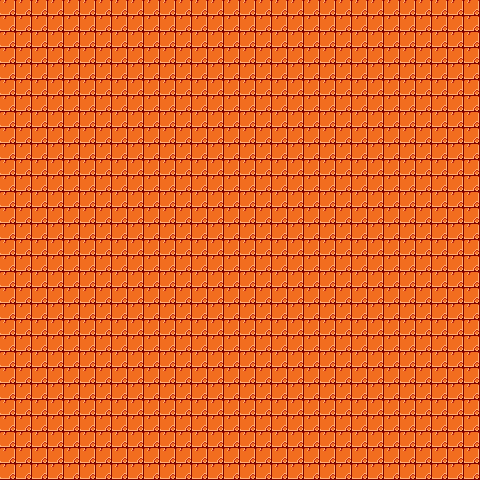

Rendered tile map (Tiled .tmx) drawn with the repository's tilesets; below, a short description and the full map source, tile grids included:
An orthogonal 30x30 tile map with 16x16 px tiles, 1 tile layer (Camada de Tiles 1).

<map version="1.8" tiledversion="1.8.5" orientation="orthogonal" renderorder="right-down" width="30" height="30" tilewidth="16" tileheight="16" infinite="0" nextlayerid="3" nextobjectid="1">
 <tileset firstgid="1" source="DesertSands.tsx" />
 <layer id="1" name="Camada de Tiles 1" width="30" height="30">
  <data encoding="csv">
29,29,29,29,29,29,29,29,29,29,29,29,29,29,29,29,29,29,29,29,29,29,29,29,29,29,29,29,29,29,
29,29,29,29,29,29,29,29,29,29,29,29,29,29,29,29,29,29,29,29,29,29,29,29,29,29,29,29,29,29,
29,29,29,29,29,29,29,29,29,29,29,29,29,29,29,29,29,29,29,29,29,29,29,29,29,29,29,29,29,29,
29,29,29,29,29,29,29,29,29,29,29,29,29,29,29,29,29,29,29,29,29,29,29,29,29,29,29,29,29,29,
29,29,29,29,29,29,29,29,29,29,29,29,29,29,29,29,29,29,29,29,29,29,29,29,29,29,29,29,29,29,
29,29,29,29,29,29,29,29,29,29,29,29,29,29,29,29,29,29,29,29,29,29,29,29,29,29,29,29,29,29,
29,29,29,29,29,29,29,29,29,29,29,29,29,29,29,29,29,29,29,29,29,29,29,29,29,29,29,29,29,29,
29,29,29,29,29,29,29,29,29,29,29,29,29,29,29,29,29,29,29,29,29,29,29,29,29,29,29,29,29,29,
29,29,29,29,29,29,29,29,29,29,29,29,29,29,29,29,29,29,29,29,29,29,29,29,29,29,29,29,29,29,
29,29,29,29,29,29,29,29,29,29,29,29,29,29,29,29,29,29,29,29,29,29,29,29,29,29,29,29,29,29,
29,29,29,29,29,29,29,29,29,29,29,29,29,29,29,29,29,29,29,29,29,29,29,29,29,29,29,29,29,29,
29,29,29,29,29,29,29,29,29,29,29,29,29,29,29,29,29,29,29,29,29,29,29,29,29,29,29,29,29,29,
29,29,29,29,29,29,29,29,29,29,29,29,29,29,29,29,29,29,29,29,29,29,29,29,29,29,29,29,29,29,
29,29,29,29,29,29,29,29,29,29,29,29,29,29,29,29,29,29,29,29,29,29,29,29,29,29,29,29,29,29,
29,29,29,29,29,29,29,29,29,29,29,29,29,29,29,29,29,29,29,29,29,29,29,29,29,29,29,29,29,29,
29,29,29,29,29,29,29,29,29,29,29,29,29,29,29,29,29,29,29,29,29,29,29,29,29,29,29,29,29,29,
29,29,29,29,29,29,29,29,29,29,29,29,29,29,29,29,29,29,29,29,29,29,29,29,29,29,29,29,29,29,
29,29,29,29,29,29,29,29,29,29,29,29,29,29,29,29,29,29,29,29,29,29,29,29,29,29,29,29,29,29,
29,29,29,29,29,29,29,29,29,29,29,29,29,29,29,29,29,29,29,29,29,29,29,29,29,29,29,29,29,29,
29,29,29,29,29,29,29,29,29,29,29,29,29,29,29,29,29,29,29,29,29,29,29,29,29,29,29,29,29,29,
29,29,29,29,29,29,29,29,29,29,29,29,29,29,29,29,29,29,29,29,29,29,29,29,29,29,29,29,29,29,
29,29,29,29,29,29,29,29,29,29,29,29,29,29,29,29,29,29,29,29,29,29,29,29,29,29,29,29,29,29,
29,29,29,29,29,29,29,29,29,29,29,29,29,29,29,29,29,29,29,29,29,29,29,29,29,29,29,29,29,29,
29,29,29,29,29,29,29,29,29,29,29,29,29,29,29,29,29,29,29,29,29,29,29,29,29,29,29,29,29,29,
29,29,29,29,29,29,29,29,29,29,29,29,29,29,29,29,29,29,29,29,29,29,29,29,29,29,29,29,29,29,
29,29,29,29,29,29,29,29,29,29,29,29,29,29,29,29,29,29,29,29,29,29,29,29,29,29,29,29,29,29,
29,29,29,29,29,29,29,29,29,29,29,29,29,29,29,29,29,29,29,29,29,29,29,29,29,29,29,29,29,29,
29,29,29,29,29,29,29,29,29,29,29,29,29,29,29,29,29,29,29,29,29,29,29,29,29,29,29,29,29,29,
29,29,29,29,29,29,29,29,29,29,29,29,29,29,29,29,29,29,29,29,29,29,29,29,29,29,29,29,29,29,
29,29,29,29,29,29,29,29,29,29,29,29,29,29,29,29,29,29,29,29,29,29,29,29,29,29,29,29,29,29
</data>
 </layer>
</map>
